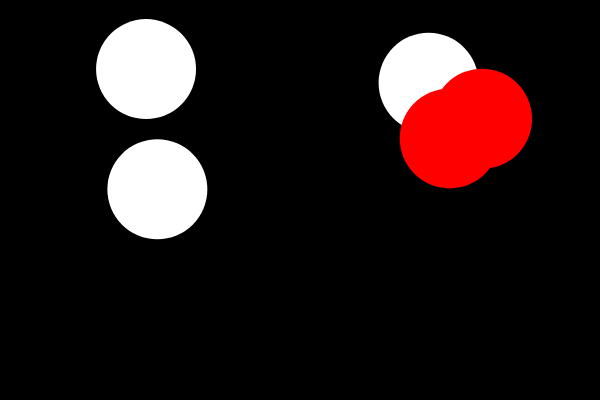
Frame 1 (no input)
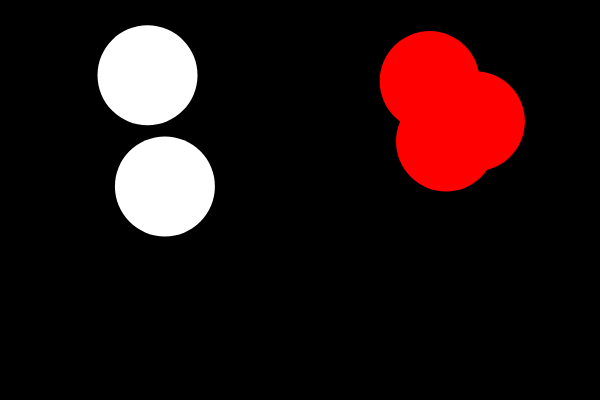
Frame 60 (no input)
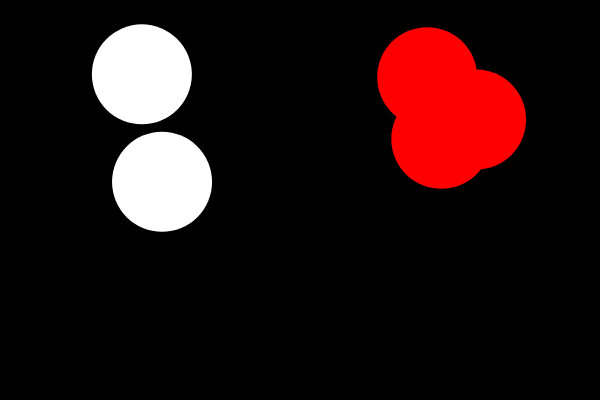
Frame 120 (the mouse pressed at the canvas centre since frame 60)

The p5.js sketch that drew these frames (run headless with seeded random() and noise() and a simulated clock; from frame 60 on, the mouse is pressed at the canvas centre):

// p5.js sketch
// ── sketch.js
var bubbles = [];
var maxAmmount = 5;

function setup() {
  createCanvas(600, 400);
  for (var i = 0; i < maxAmmount ; i++) {
    bubbles[i] = new Bubble(random(width), random(height));
  }
}

function draw() {
  background(0);
  for (var i = 0; i < bubbles.length ; i++) {
    bubbles[i].render();
    bubbles[i].wobble();
    bubbles[i].colourChange("white")
    for (var j = 0; j < bubbles.length; j++) {
      if (i != j && j != i && bubbles[i].touches(bubbles[j])){
        bubbles[i].colourChange("red");
        bubbles[j].colourChange("red");
      }
    }
  }
}

// ── Bubble().js
function Bubble(x, y){
  this.y = y;
  this.x = x;
  this.r = 50;
  this.col = color(255)

  this.render = function(){
    noStroke();
    fill(this.col);
    ellipse(this.x,this.y,this.r*2,this.r*2)
  };

  this.wobble = function() {
    this.x += random(-1, 1);
    this.y += random(-1, 1);
  };

  this.colourChange = function(mode) {
    if (mode == "red"){
      this.col = color(255, 0, 0);
    }else if (mode == "white"){
      this.col = color(255);
    }else if (mode == "random"){
      this.col = color(random(0, 255), random(0, 255), random(0, 255));
    }
  }

  this.touches = function(thing) {
    var d = dist(this.x,this.y,thing.x,thing.y)
    if (d <= this.r + thing.r){
      return true;
    }else {
      return false;
    }
  }

}
